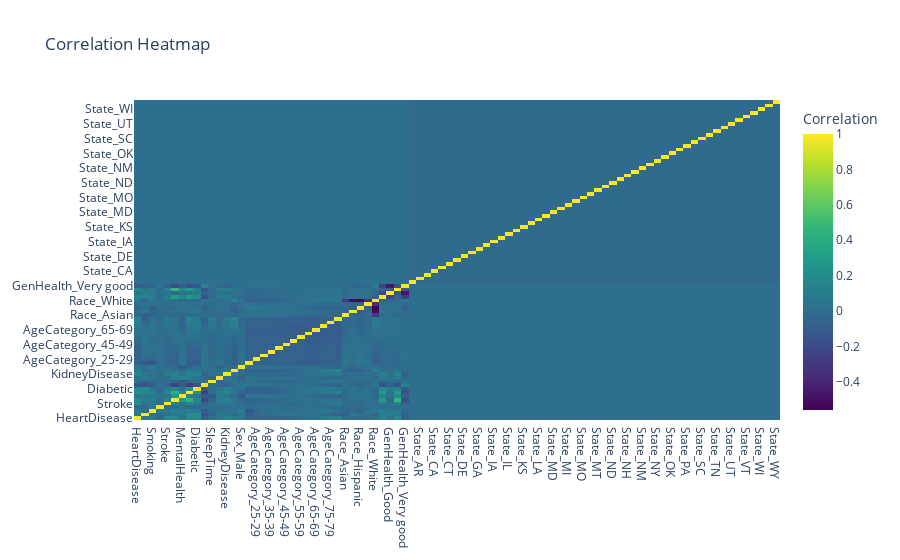

Notebook source saved alongside this figure:
### Code cell
#Correlation Heatmap ---
corr_matrix = df_encoded.corr(numeric_only=True).round(2)
heatmap = go.Figure(data=go.Heatmap(
    z=corr_matrix.values,
    x=corr_matrix.columns,
    y=corr_matrix.index,
    colorscale='Viridis',
    colorbar=dict(title="Correlation")
))
heatmap.update_layout(title="Correlation Heatmap")

### Figure 1 — Plotly figure (JSON) as saved in the notebook; plotly's stock layout.template omitted (floating-point values rounded to 4 significant figures; data arrays with more than 128 entries replaced by an {"elided": "..."} marker saying what was removed)
{"data": [{"colorbar": {"title": {"text": "Correlation"}}, "colorscale": [[0, "#440154"], [0.1111, "#482878"], [0.2222, "#3e4989"], [0.3333, "#31688e"], [0.4444, "#26828e"], [0.5556, "#1f9e89"], [0.6667, "#35b779"], [0.7778, "#6ece58"], [0.8889, "#b5de2b"], [1, "#fde725"]], "type": "heatmap", "x": ["HeartDisease", "BMI", "Smoking", "AlcoholDrinking", "Stroke", "PhysicalHealth", "MentalHealth", "DiffWalking", "Diabetic", "PhysicalActivity", "SleepTime", "Asthma", "KidneyDisease", "SkinCancer", "Sex_Male", "AgeCategory_18-24", "AgeCategory_25-29", "AgeCategory_30-34", "AgeCategory_35-39", "AgeCategory_40-44", "AgeCategory_45-49", "AgeCategory_50-54", "AgeCategory_55-59", "AgeCategory_60-64", "AgeCategory_65-69", "AgeCategory_70-74", "AgeCategory_75-79", "AgeCategory_80 or older", "Race_Asian", "Race_Black", "Race_Hispanic", "Race_Other", "Race_White", "GenHealth_Fair", "GenHealth_Good", "GenHealth_Poor", "GenHealth_Very good", "State_AL", "State_AR", "State_AZ", "State_CA", "State_CO", "State_CT", "State_DC", "State_DE", "State_FL", "State_GA", "State_HI", "State_IA", "State_ID", "State_IL", "State_IN", "State_KS", "State_KY", "State_LA", "State_MA", "State_MD", "State_ME", "State_MI", "State_MN", "State_MO", "State_MS", "State_MT", "State_NC", "State_ND", "State_NE", "State_NH", "State_NJ", "State_NM", "State_NV", "State_NY", "State_OH", "State_OK", "State_OR", "State_PA", "State_RI", "State_SC", "State_SD", "State_TN", "State_TX", "State_UT", "State_VA", "State_VT", "State_WA", "State_WI", "State_WV", "State_WY"], "y": ["HeartDisease", "BMI", "Smoking", "AlcoholDrinking", "Stroke", "PhysicalHealth", "MentalHealth", "DiffWalking", "Diabetic", "PhysicalActivity", "SleepTime", "Asthma", "KidneyDisease", "SkinCancer", "Sex_Male", "AgeCategory_18-24", "AgeCategory_25-29", "AgeCategory_30-34", "AgeCategory_35-39", "AgeCategory_40-44", "AgeCategory_45-49", "AgeCategory_50-54", "AgeCategory_55-59", "AgeCategory_60-64", "AgeCategory_65-69", "AgeCategory_70-74", "AgeCategory_75-79", "AgeCategory_80 or older", "Race_Asian", "Race_Black", "Race_Hispanic", "Race_Other", "Race_White", "GenHealth_Fair", "GenHealth_Good", "GenHealth_Poor", "GenHealth_Very good", "State_AL", "State_AR", "State_AZ", "State_CA", "State_CO", "State_CT", "State_DC", "State_DE", "State_FL", "State_GA", "State_HI", "State_IA", "State_ID", "State_IL", "State_IN", "State_KS", "State_KY", "State_LA", "State_MA", "State_MD", "State_ME", "State_MI", "State_MN", "State_MO", "State_MS", "State_MT", "State_NC", "State_ND", "State_NE", "State_NH", "State_NJ", "State_NM", "State_NV", "State_NY", "State_OH", "State_OK", "State_OR", "State_PA", "State_RI", "State_SC", "State_SD", "State_TN", "State_TX", "State_UT", "State_VA", "State_VT", "State_WA", "State_WI", "State_WV", "State_WY"], "z": {"elided": "87x87 float values"}}], "layout": {"title": {"text": "Correlation Heatmap"}}}
